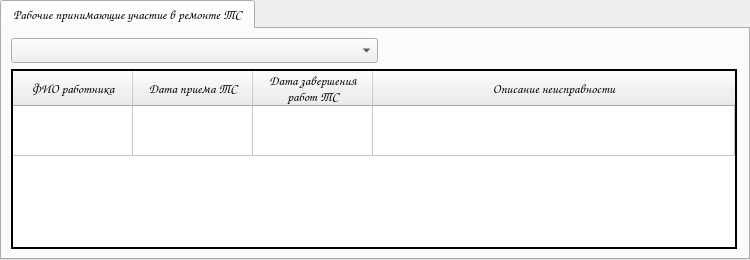
<?xml version="1.0" encoding="UTF-8"?>
<ui version="4.0">
 <class>Form</class>
 <widget class="QWidget" name="Form">
  <property name="windowModality">
   <enum>Qt::ApplicationModal</enum>
  </property>
  <property name="geometry">
   <rect>
    <x>0</x>
    <y>0</y>
    <width>750</width>
    <height>260</height>
   </rect>
  </property>
  <property name="minimumSize">
   <size>
    <width>750</width>
    <height>260</height>
   </size>
  </property>
  <property name="maximumSize">
   <size>
    <width>750</width>
    <height>260</height>
   </size>
  </property>
  <property name="font">
   <font>
    <family>Comic Sans MS</family>
    <pointsize>10</pointsize>
   </font>
  </property>
  <property name="windowTitle">
   <string>Дополнительно</string>
  </property>
  <property name="windowIcon">
   <iconset resource="../image.qrc">
    <normaloff>:/newPrefix/images/python.ico</normaloff>:/newPrefix/images/python.ico</iconset>
  </property>
  <property name="locale">
   <locale language="Russian" country="Russia"/>
  </property>
  <layout class="QGridLayout" name="gridLayout">
   <property name="leftMargin">
    <number>0</number>
   </property>
   <property name="topMargin">
    <number>0</number>
   </property>
   <property name="rightMargin">
    <number>0</number>
   </property>
   <property name="bottomMargin">
    <number>0</number>
   </property>
   <property name="spacing">
    <number>0</number>
   </property>
   <item row="0" column="0">
    <widget class="QTabWidget" name="tabWidget">
     <property name="currentIndex">
      <number>0</number>
     </property>
     <widget class="QWidget" name="tab">
      <attribute name="title">
       <string>Рабочие принимающие участие в ремонте ТС</string>
      </attribute>
      <layout class="QGridLayout" name="gridLayout_2">
       <item row="0" column="0">
        <widget class="QComboBox" name="comboBox">
         <property name="placeholderText">
          <string>Выберите интересующее Вас транспортное средство</string>
         </property>
        </widget>
       </item>
       <item row="0" column="1">
        <spacer name="horizontalSpacer">
         <property name="orientation">
          <enum>Qt::Horizontal</enum>
         </property>
         <property name="sizeType">
          <enum>QSizePolicy::Fixed</enum>
         </property>
         <property name="sizeHint" stdset="0">
          <size>
           <width>355</width>
           <height>20</height>
          </size>
         </property>
        </spacer>
       </item>
       <item row="1" column="0" colspan="2">
        <widget class="QTableWidget" name="tableWidget">
         <property name="minimumSize">
          <size>
           <width>726</width>
           <height>180</height>
          </size>
         </property>
         <property name="maximumSize">
          <size>
           <width>726</width>
           <height>180</height>
          </size>
         </property>
         <property name="frameShape">
          <enum>QFrame::WinPanel</enum>
         </property>
         <property name="frameShadow">
          <enum>QFrame::Plain</enum>
         </property>
         <property name="sizeAdjustPolicy">
          <enum>QAbstractScrollArea::AdjustToContentsOnFirstShow</enum>
         </property>
         <property name="verticalScrollMode">
          <enum>QAbstractItemView::ScrollPerPixel</enum>
         </property>
         <property name="horizontalScrollMode">
          <enum>QAbstractItemView::ScrollPerPixel</enum>
         </property>
         <property name="wordWrap">
          <bool>true</bool>
         </property>
         <attribute name="horizontalHeaderVisible">
          <bool>true</bool>
         </attribute>
         <attribute name="horizontalHeaderCascadingSectionResizes">
          <bool>false</bool>
         </attribute>
         <attribute name="horizontalHeaderMinimumSectionSize">
          <number>50</number>
         </attribute>
         <attribute name="horizontalHeaderDefaultSectionSize">
          <number>120</number>
         </attribute>
         <attribute name="horizontalHeaderHighlightSections">
          <bool>true</bool>
         </attribute>
         <attribute name="horizontalHeaderStretchLastSection">
          <bool>true</bool>
         </attribute>
         <attribute name="verticalHeaderVisible">
          <bool>false</bool>
         </attribute>
         <attribute name="verticalHeaderCascadingSectionResizes">
          <bool>false</bool>
         </attribute>
         <attribute name="verticalHeaderMinimumSectionSize">
          <number>30</number>
         </attribute>
         <attribute name="verticalHeaderDefaultSectionSize">
          <number>50</number>
         </attribute>
         <attribute name="verticalHeaderStretchLastSection">
          <bool>false</bool>
         </attribute>
         <row>
          <property name="text">
           <string>New Row</string>
          </property>
         </row>
         <column>
          <property name="text">
           <string>ФИО работника</string>
          </property>
          <property name="font">
           <font>
            <family>Comic Sans MS</family>
           </font>
          </property>
          <property name="textAlignment">
           <set>AlignCenter</set>
          </property>
         </column>
         <column>
          <property name="text">
           <string>Дата приема ТС</string>
          </property>
          <property name="font">
           <font>
            <family>Comic Sans MS</family>
           </font>
          </property>
          <property name="textAlignment">
           <set>AlignCenter</set>
          </property>
         </column>
         <column>
          <property name="text">
           <string>Дата завершения 
работ ТС</string>
          </property>
          <property name="font">
           <font>
            <family>Comic Sans MS</family>
           </font>
          </property>
          <property name="textAlignment">
           <set>AlignCenter</set>
          </property>
         </column>
         <column>
          <property name="text">
           <string>Описание неисправности</string>
          </property>
          <property name="font">
           <font>
            <family>Comic Sans MS</family>
           </font>
          </property>
          <property name="textAlignment">
           <set>AlignCenter</set>
          </property>
         </column>
         <item row="0" column="0">
          <property name="textAlignment">
           <set>AlignCenter</set>
          </property>
         </item>
        </widget>
       </item>
      </layout>
     </widget>
    </widget>
   </item>
  </layout>
 </widget>
 <resources>
  <include location="../image.qrc"/>
 </resources>
 <connections/>
</ui>
